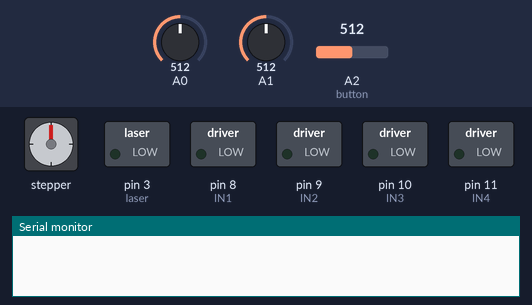
This sketch was run on a simulated Arduino Uno, built with avr-gcc and run on an emulated ATmega328P. Parts: stepper motor, switched loads named in the sketch (green lamp = pin HIGH), the last lines printed to the serial monitor. Wiring (inferred from the names in the program): stepper motor (200 steps per turn assumed): coils pin 4, pin 5, pin 6, pin 7. The test bench sets the inputs (shaded band); at power-on: A0 = 512, A2 (button) = 512, A1 = 512. Pins used as bus, display or sensor lines are not drawn.

Above: at 1.2 s.
1.3 s: A0 set to 546
2.8 s: A0 set to 577
At 4.27 s:
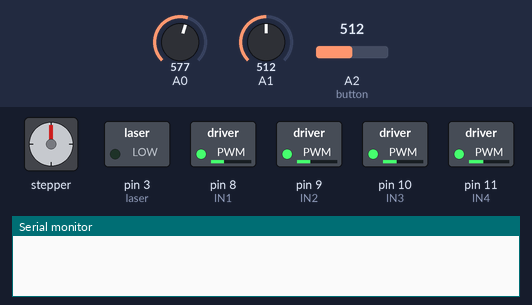
5.8 s: A2 (button) set to 55
8.8 s: A2 (button) set to 45
At 9.42 s:
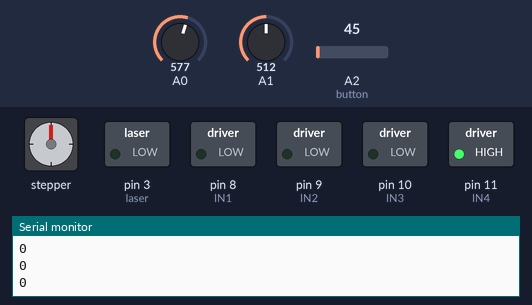
11.8 s: A1 set to 549
14.8 s: A1 set to 575
At 15.65 s:
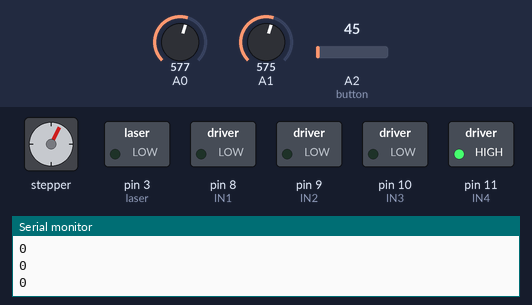
At 16.09 s:
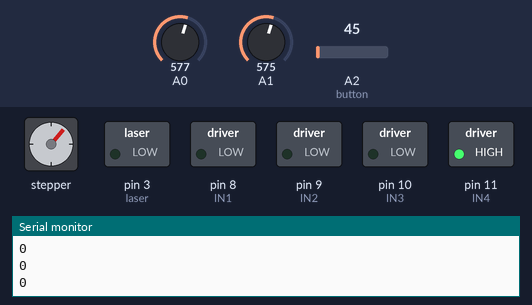
Timing chart, 0 to 18.8 s (numbered marks = the images above; inputs shaded):
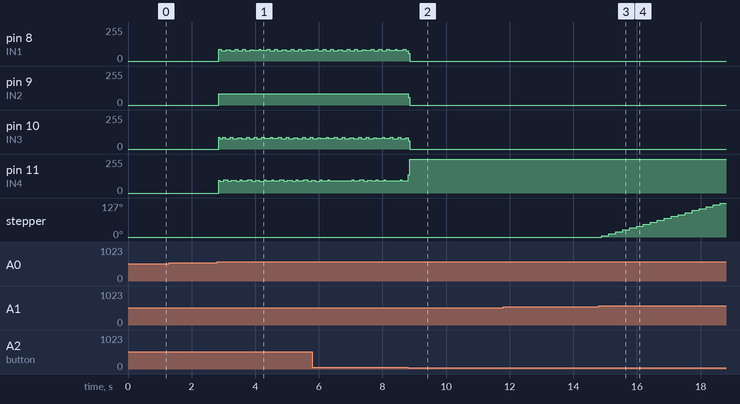

Measured:
- the behaviour switches between 563 and 564 on A0 (found by bisection; images 0 and 1)
- the behaviour switches between 50 and 49 on A2 (button) (found by bisection; images 1 and 2)
- the behaviour switches between 563 and 564 on A1 (found by bisection; images 2 and 3)
- after the input at 1.3 s, every drawn part: stays the same
- after the input at 2.8 s, pin 9 (IN2): 0/255 → 83/255 after 0.05 s
- after the input at 8.8 s, pin 9 (IN2): 83/255 → 0/255 at once
- after the input at 14.8 s, stepper: keeps turning clockwise at about 34°/s, starting after 0.09 s

The sketch:

X-Axis_one_speed_turn.ino
```cpp
#include <Stepper.h>

#define IN1  8
#define IN2  9
#define IN3  10
#define IN4  11

#define IN5  4
#define IN6  5
#define IN7  6
#define IN8  7


#define laser 3
boolean laserstate;
boolean laserinitial = LOW;
int button = A2;
int buttonval;
int Steps = 0;
int stepsPerRevolution = 4095;
boolean xdir = true;
unsigned long last_time;
unsigned long currentMillis ;
int steps_left=4095;
long time;

Stepper myStepper(stepsPerRevolution, 8, 9, 10, 11);
Stepper myStepper2(stepsPerRevolution, 8, 9, 10, 11);


void setup(){

Serial.begin(9600);
pinMode(IN1, OUTPUT);
pinMode(IN2, OUTPUT);
pinMode(IN3, OUTPUT);
pinMode(IN4, OUTPUT);
pinMode(IN5, OUTPUT);
pinMode(IN6, OUTPUT);
pinMode(IN7, OUTPUT);
pinMode(IN8, OUTPUT);
//pinMode(button, INPUT);
pinMode(laser,OUTPUT);
digitalWrite(laser, LOW);

const int x = 0;
const int y = 1;
int xval = 0;
int yval = 0;
int xdir = 0;
int ydir = 0;


}


void loop() {
  // put your main code here, to run repeatedly:
int Steps = 0;
int xval = 0;
int yval = 0;
int xdir = 0;
int ydir = 0;

xval = analogRead(0);
yval = analogRead(1);

xval = map(xval, 0, 1024, 0, 100);

xval = xval - 49;

yval = map(yval, 0, 1024, 0, 100);

yval = yval - 49;

if (xval < -2){xdir=1;}
if (xval > 5){xdir=3;}

if (yval < -2){ydir=1;}
if (yval > 5){ydir=3;}


int xspeed = 1; //Delay time
if (xdir ==1){


     digitalWrite(IN1, LOW);
     digitalWrite(IN2, LOW);
     digitalWrite(IN3, LOW);
     digitalWrite(IN4, HIGH);
 delay(xspeed);
     digitalWrite(IN1, LOW);
     digitalWrite(IN2, LOW);
     digitalWrite(IN3, HIGH);
     digitalWrite(IN4, HIGH);
delay(xspeed);
     digitalWrite(IN1, LOW);
     digitalWrite(IN2, LOW);
     digitalWrite(IN3, HIGH);
     digitalWrite(IN4, LOW);
delay(xspeed);
     digitalWrite(IN1, LOW);
     digitalWrite(IN2, HIGH);
     digitalWrite(IN3, HIGH);
     digitalWrite(IN4, LOW);
 delay(xspeed);
     digitalWrite(IN1, LOW);
     digitalWrite(IN2, HIGH);
     digitalWrite(IN3, LOW);
     digitalWrite(IN4, LOW);
 delay(xspeed);
     digitalWrite(IN1, HIGH);
     digitalWrite(IN2, HIGH);
     digitalWrite(IN3, LOW);
     digitalWrite(IN4, LOW);
delay(xspeed);
     digitalWrite(IN1, HIGH);
     digitalWrite(IN2, LOW);
     digitalWrite(IN3, LOW);
     digitalWrite(IN4, LOW);
  delay(xspeed);
     digitalWrite(IN1, HIGH);
     digitalWrite(IN2, LOW);
     digitalWrite(IN3, LOW);
     digitalWrite(IN4, HIGH);
 delay(xspeed);
     digitalWrite(IN1, LOW);
     digitalWrite(IN2, LOW);
     digitalWrite(IN3, LOW);
     digitalWrite(IN4, LOW);
 delay(xspeed);
}


if (xdir == 3){

digitalWrite(IN1, LOW);
     digitalWrite(IN2, LOW);
     digitalWrite(IN3, LOW);
     digitalWrite(IN4, LOW);
delay(xspeed);
    digitalWrite(IN1, HIGH);
     digitalWrite(IN2, LOW);
     digitalWrite(IN3, LOW);
     digitalWrite(IN4, HIGH);
delay(xspeed);
      digitalWrite(IN1, HIGH);
     digitalWrite(IN2, LOW);
     digitalWrite(IN3, LOW);
     digitalWrite(IN4, LOW);
delay(xspeed);
   digitalWrite(IN1, HIGH);
     digitalWrite(IN2, HIGH);
     digitalWrite(IN3, LOW);
     digitalWrite(IN4, LOW);
delay(xspeed);
    digitalWrite(IN1, LOW);
     digitalWrite(IN2, HIGH);
     digitalWrite(IN3, LOW);
     digitalWrite(IN4, LOW);
 delay(xspeed);
      digitalWrite(IN1, LOW);
     digitalWrite(IN2, HIGH);
     digitalWrite(IN3, HIGH);
     digitalWrite(IN4, LOW);
 delay(xspeed);
    digitalWrite(IN1, LOW);
     digitalWrite(IN2, LOW);
     digitalWrite(IN3, HIGH);
     digitalWrite(IN4, LOW);
delay(xspeed);
    digitalWrite(IN1, LOW);
     digitalWrite(IN2, LOW);
     digitalWrite(IN3, HIGH);
     digitalWrite(IN4, HIGH);
delay(xspeed);
      digitalWrite(IN1, LOW);
     digitalWrite(IN2, LOW);
     digitalWrite(IN3, LOW);
     digitalWrite(IN4, HIGH);
 delay(xspeed);


}

//motor for up down!!!!

int yspeed = 1; //Delay time
if (ydir ==1){


     digitalWrite(IN5, LOW);
     digitalWrite(IN6, LOW);
     digitalWrite(IN7, LOW);
     digitalWrite(IN8, HIGH);
 delay(yspeed);
     digitalWrite(IN5, LOW);
     digitalWrite(IN6, LOW);
     digitalWrite(IN7, HIGH);
     digitalWrite(IN8, HIGH);
delay(yspeed);
     digitalWrite(IN5, LOW);
     digitalWrite(IN6, LOW);
     digitalWrite(IN7, HIGH);
     digitalWrite(IN8, LOW);
delay(yspeed);
     digitalWrite(IN5, LOW);
     digitalWrite(IN6, HIGH);
     digitalWrite(IN7, HIGH);
     digitalWrite(IN8, LOW);
 delay(yspeed);
     digitalWrite(IN5, LOW);
     digitalWrite(IN6, HIGH);
     digitalWrite(IN7, LOW);
     digitalWrite(IN8, LOW);
 delay(yspeed);
     digitalWrite(IN5, HIGH);
     digitalWrite(IN6, HIGH);
     digitalWrite(IN7, LOW);
     digitalWrite(IN8, LOW);
delay(yspeed);
     digitalWrite(IN5, HIGH);
     digitalWrite(IN6, LOW);
     digitalWrite(IN7, LOW);
     digitalWrite(IN8, LOW);
  delay(yspeed);
     digitalWrite(IN5, HIGH);
     digitalWrite(IN6, LOW);
     digitalWrite(IN7, LOW);
     digitalWrite(IN8, HIGH);
 delay(yspeed);
     digitalWrite(IN5, LOW);
     digitalWrite(IN6, LOW);
     digitalWrite(IN7, LOW);
     digitalWrite(IN8, LOW);
 delay(yspeed);
}


if (ydir == 3){

digitalWrite(IN5, LOW);
     digitalWrite(IN6, LOW);
     digitalWrite(IN7, LOW);
     digitalWrite(IN8, LOW);
delay(yspeed);
    digitalWrite(IN5, HIGH);
     digitalWrite(IN6, LOW);
     digitalWrite(IN7, LOW);
     digitalWrite(IN8, HIGH);
delay(yspeed);
      digitalWrite(IN5, HIGH);
     digitalWrite(IN6, LOW);
     digitalWrite(IN7, LOW);
     digitalWrite(IN8, LOW);
delay(yspeed);
   digitalWrite(IN5, HIGH);
     digitalWrite(IN6, HIGH);
     digitalWrite(IN7, LOW);
     digitalWrite(IN8, LOW);
delay(yspeed);
    digitalWrite(IN5, LOW);
     digitalWrite(IN6, HIGH);
     digitalWrite(IN7, LOW);
     digitalWrite(IN8, LOW);
 delay(yspeed);
      digitalWrite(IN5, LOW);
     digitalWrite(IN6, HIGH);
     digitalWrite(IN7, HIGH);
     digitalWrite(IN8, LOW);
 delay(yspeed);
    digitalWrite(IN5, LOW);
     digitalWrite(IN6, LOW);
     digitalWrite(IN7, HIGH);
     digitalWrite(IN8, LOW);
delay(yspeed);
    digitalWrite(IN5, LOW);
     digitalWrite(IN6, LOW);
     digitalWrite(IN7, HIGH);
     digitalWrite(IN8, HIGH);
delay(yspeed);
      digitalWrite(IN5, LOW);
     digitalWrite(IN6, LOW);
     digitalWrite(IN7, LOW);
     digitalWrite(IN8, HIGH);
 delay(yspeed);


}
buttonval = analogRead(button);
//Serial.println(buttonval);

if (buttonval < 50){

laserstate != laserstate;

digitalWrite(laser, laserstate);

Serial.println(laserstate);

delay(200);


}


}
```
